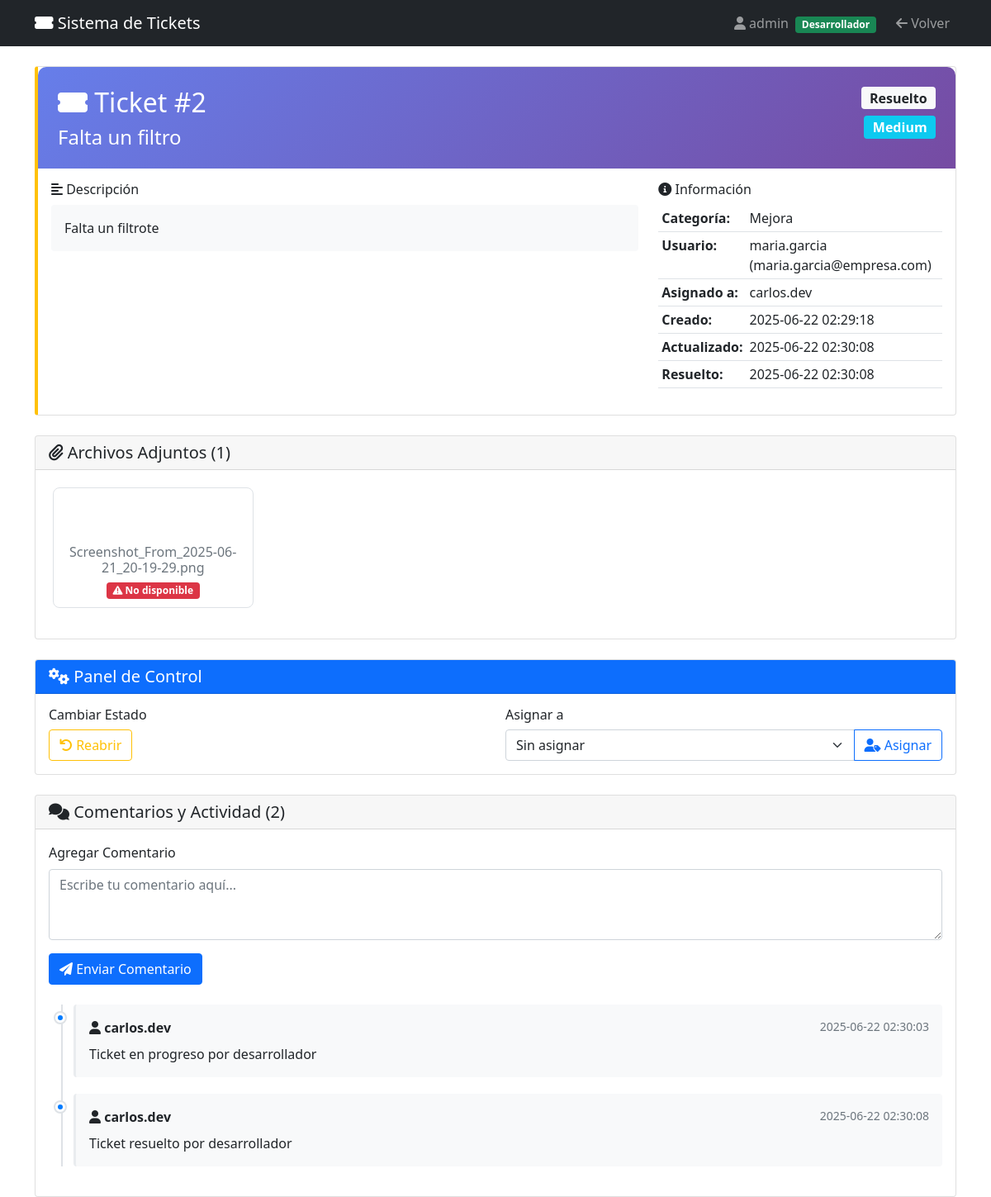
The app's page /view_ticket/2 (signed in) with its own data.
### tables this page shows
CREATE TABLE users (
                id INTEGER PRIMARY KEY AUTOINCREMENT,
                username TEXT UNIQUE NOT NULL,
                email TEXT NOT NULL,
                is_active BOOLEAN DEFAULT 1,
                is_developer BOOLEAN DEFAULT 0,
                created_at TIMESTAMP DEFAULT CURRENT_TIMESTAMP
            );

CREATE TABLE tickets (
                id INTEGER PRIMARY KEY AUTOINCREMENT,
                title TEXT NOT NULL,
                description TEXT NOT NULL,
                category TEXT NOT NULL,
                priority TEXT NOT NULL,
                status TEXT DEFAULT 'Abierto',
                user_id INTEGER,
                assigned_to INTEGER,
                created_at TIMESTAMP DEFAULT CURRENT_TIMESTAMP,
                updated_at TIMESTAMP DEFAULT CURRENT_TIMESTAMP,
                resolved_at TIMESTAMP,
                attachments TEXT, drive_attachments TEXT,
                FOREIGN KEY (user_id) REFERENCES users (id),
                FOREIGN KEY (assigned_to) REFERENCES users (id)
            );

CREATE TABLE comments (
                id INTEGER PRIMARY KEY AUTOINCREMENT,
                ticket_id INTEGER,
                user_id INTEGER,
                comment TEXT NOT NULL,
                created_at TIMESTAMP DEFAULT CURRENT_TIMESTAMP,
                FOREIGN KEY (ticket_id) REFERENCES tickets (id),
                FOREIGN KEY (user_id) REFERENCES users (id)
            );

### app_simple.py (the view)
@app.route('/view_ticket/<int:ticket_id>')
def view_ticket(ticket_id):
    if 'user_id' not in session:
        return redirect(url_for('index'))
    user_id = session['user_id']
    is_developer = session['is_developer']
    conn = sqlite3.connect(DATABASE)
    cursor = conn.cursor()
    cursor.execute('''
        SELECT t.*, u.username as user_name, u.email as user_email,
               d.username as developer_name, d.email as developer_email
        FROM tickets t
        LEFT JOIN users u ON t.user_id = u.id
        LEFT JOIN users d ON t.assigned_to = d.id
        WHERE t.id = ?
    ''', (ticket_id,))
    ticket = cursor.fetchone()
    if not ticket:
        flash('Ticket no encontrado', 'error')
        return redirect(url_for('dashboard'))
    if not is_developer and ticket[6] != user_id:
        flash('No tienes permisos para ver este ticket', 'error')
        return redirect(url_for('dashboard'))
    cursor.execute('''
        SELECT c.*, u.username
        FROM comments c
        JOIN users u ON c.user_id = u.id
        WHERE c.ticket_id = ?
        ORDER BY c.created_at ASC
    ''', (ticket_id,))
    comments = cursor.fetchall()
    cursor.execute('SELECT id, username FROM users WHERE is_developer = 1 AND is_active = 1')
    developers = cursor.fetchall()
    conn.close()
    attachments = []
    if ticket[11]:  # ticket[11] es la columna attachments
        try:
            attachment_list = json.loads(ticket[11])
            for filename in attachment_list:
                file_path = os.path.join(UPLOAD_FOLDER, filename)
                file_exists = os.path.exists(file_path)
                file_size = 0
                if file_exists:
                    file_size = os.path.getsize(file_path)
                attachments.append({
                    'filename': filename,
                    'original_name': filename.split('_', 2)[-1] if '_' in filename else filename,
                    'exists': file_exists,
                    'size': file_size,
                    'download_url': url_for('download_attachment', ticket_id=ticket_id, filename=filename)
                })
        except json.JSONDecodeError:
            pass
    return render_template('view_ticket.html',
                         ticket=ticket,
                         comments=comments,
                         developers=developers,
                         attachments=attachments,
                         user={'id': user_id, 'username': session['username'], 'is_developer': is_developer})

### templates/view_ticket.html (shortened to what this page needs)
<!DOCTYPE html>
<html lang="es">
<head>
    <link href="https://cdn.jsdelivr.net/npm/bootstrap@5.1.3/dist/css/bootstrap.min.css" rel="stylesheet">
    <link href="https://cdnjs.cloudflare.com/ajax/libs/font-awesome/6.0.0/css/all.min.css" rel="stylesheet">
</head>
<body>
    <nav class="navbar navbar-expand-lg navbar-dark bg-dark">
        <div class="container">
            <a class="navbar-brand" href="/dashboard">
                <i class="fas fa-ticket-alt"></i> Sistema de Tickets
            </a>
            <div class="navbar-nav ms-auto">
                <span class="navbar-text me-3">
                    <i class="fas fa-user"></i> {{ user.username }}
                    {% if user.is_developer %}
                        <span class="badge bg-success ms-1">Desarrollador</span>
                    {% endif %}
                </span>
                <a class="nav-link" href="/dashboard">
                    <i class="fas fa-arrow-left"></i> Volver
                </a>
            </div>
        </div>
    </nav>
    <div class="container mt-4">
        <div class="card priority-{{ ticket[4].lower() }} mb-4">
            <div class="ticket-header p-4">
                <div class="d-flex justify-content-between align-items-start">
                    <div>
                        <h2 class="mb-2">
                            <i class="fas fa-ticket-alt"></i>
                            Ticket #{{ ticket[0] }}
                        </h2>
                        <h4 class="mb-0">{{ ticket[1] }}</h4>
                    </div>
                    <div class="text-end">
                        <span class="badge bg-light text-dark fs-6 mb-2">
                            {{ ticket[5] }}
                        </span>
                        <br>
                        <span class="badge bg-{{ 'danger' if ticket[4] == 'Critical' else 'warning' if ticket[4] == 'High' else 'info' if ticket[4] == 'Medium' else 'success' }} fs-6">
                            {{ ticket[4] }}
                        </span>
                    </div>
                </div>
            </div>
            <div class="card-body">
                <div class="row">
                    <div class="col-md-8">
                        <h6><i class="fas fa-align-left"></i> Descripción</h6>
                        <div class="bg-light p-3 rounded">
                            {{ ticket[2]|replace('\n', '<br>')|safe }}
                        </div>
                    </div>
                    <div class="col-md-4">
                        <h6><i class="fas fa-info-circle"></i> Información</h6>
                        <table class="table table-sm">
                            <tr>
                                <td><strong>Categoría:</strong></td>
                                <td>{{ ticket[3] }}</td>
                            </tr>
                            <tr>
                                <td><strong>Usuario:</strong></td>
                                <td>{{ ticket[13] }} ({{ ticket[14] }})</td>
                            </tr>
                            <tr>
                                <td><strong>Asignado a:</strong></td>
                                <td>{{ ticket[15] or 'Sin asignar' }}</td>
                            </tr>
                            <tr>
                                <td><strong>Creado:</strong></td>
                                <td>{{ ticket[8] }}</td>
                            </tr>
                            <tr>
                                <td><strong>Actualizado:</strong></td>
                                <td>{{ ticket[9] }}</td>
                            </tr>
                            {% if ticket[10] %}
                            <tr>
                                <td><strong>Resuelto:</strong></td>
                                <td>{{ ticket[10] }}</td>
                            </tr>
                            {% endif %}
                        </table>
                    </div>
                </div>
            </div>
        </div>
        {% if attachments %}
        <div class="card mb-4">
            <div class="card-header">
                <h5 class="mb-0">
                    <i class="fas fa-paperclip"></i>
                    Archivos Adjuntos ({{ attachments|length }})
                </h5>
            </div>
            <div class="card-body">
                <div class="row">
                    {% for attachment in attachments %}
                    <div class="col-md-4 col-lg-3 mb-3">
                        <div class="attachment-card text-center">
                            {% if attachment.exists %}
                                <a href="{{ attachment.download_url }}" class="text-decoration-none text-dark">
                                    <div class="file-icon text-primary">
                                        {% if attachment.filename.lower().endswith(('.png', '.jpg', '.jpeg', '.gif')) %}
                                            <i class="fas fa-image"></i>
                                        {% elif attachment.filename.lower().endswith('.pdf') %}
                                            <i class="fas fa-file-pdf"></i>
                                        {% elif attachment.filename.lower().endswith(('.doc', '.docx')) %}
                                            <i class="fas fa-file-word"></i>
                                        {% elif attachment.filename.lower().endswith('.txt') %}
                                            <i class="fas fa-file-alt"></i>
                                        {% else %}
                                            <i class="fas fa-file"></i>
                                        {% endif %}
                                    </div>
                                    <h6 class="mb-1">{{ attachment.original_name }}</h6>
                                    <small class="text-muted">
                                        {{ (attachment.size / 1024)|round(1) }} KB
                                    </small>
                                    <br>
                                    <span class="badge bg-success mt-2">
                                        <i class="fas fa-download"></i> Descargar
                                    </span>
                                </a>
                            {% else %}
                                <div class="file-icon text-muted">
                                </div>
                                <h6 class="mb-1 text-muted">{{ attachment.original_name }}</h6>
                                <span class="badge bg-danger">
                                    <i class="fas fa-exclamation-triangle"></i> No disponible
                                </span>
                            {% endif %}
                        </div>
                    </div>
                    {% endfor %}
                </div>
            </div>
        </div>
        {% endif %}
        {% if user.is_developer %}
        <div class="card mb-4">
            <div class="card-header bg-primary text-white">
                <h5 class="mb-0">
                    <i class="fas fa-cogs"></i> Panel de Control
                </h5>
            </div>
            <div class="card-body">
                <div class="row">
                    <div class="col-md-6">
                        <h6>Cambiar Estado</h6>
                        <form method="POST" action="/update_ticket" class="d-inline">
                            <div class="btn-group" role="group">
                                {% if ticket[5] == 'Resuelto' %}
                                <button type="button" class="btn btn-outline-warning" onclick="updateTicketStatus('Abierto')">
                                    <i class="fas fa-undo"></i> Reabrir
                                </button>
                                {% endif %}
                            </div>
                        </form>
                    </div>
                    <div class="col-md-6">
                        <h6>Asignar a</h6>
                        <form method="POST" action="/assign_ticket">
                            <div class="input-group">
                                <select name="assigned_to" class="form-select">
                                    <option value="">Sin asignar</option>
                                </select>
                                <button type="submit" class="btn btn-outline-primary">
                                    <i class="fas fa-user-tag"></i> Asignar
                                </button>
                            </div>
                        </form>
                    </div>
                </div>
            </div>
        </div>
        {% endif %}
        <div class="card">
            <div class="card-header">
                <h5 class="mb-0">
                    <i class="fas fa-comments"></i>
                    Comentarios y Actividad ({{ comments|length }})
                </h5>
            </div>
            <div class="card-body">
                <form method="POST" action="/add_comment" class="mb-4">
                    <div class="mb-3">
                        <label for="comment" class="form-label">Agregar Comentario</label>
                        <textarea class="form-control"
                                  id="comment"
                                  name="comment"
                                  rows="3"
                                  placeholder="Escribe tu comentario aquí..."
                                  required></textarea>
                    </div>
                    <button type="submit" class="btn btn-primary">
                        <i class="fas fa-paper-plane"></i> Enviar Comentario
                    </button>
                </form>
                {% if comments %}
                <div class="timeline">
                    {% for comment in comments %}
                    <div class="timeline-item">
                        <div class="comment-card p-3 rounded">
                            <div class="d-flex justify-content-between align-items-start mb-2">
                                <strong>
                                    <i class="fas fa-user"></i> {{ comment[5] }}
                                </strong>
                                <small class="text-muted">{{ comment[4] }}</small>
                            </div>
                            <div>{{ comment[3]|replace('\n', '<br>')|safe }}</div>
                        </div>
                    </div>
                    {% endfor %}
                </div>
                {% else %}
                <div class="text-center text-muted py-4">
                    <i class="fas fa-comment-slash fa-2x mb-2"></i>
                    <p>No hay comentarios aún. ¡Sé el primero en comentar!</p>
                </div>
                {% endif %}
            </div>
        </div>
    </div>
</body>
</html>

### templates/view_ticket.html (style rules this page uses)
.ticket-header { background: linear-gradient(135deg, #667eea 0%, #764ba2 100%); color: white; border-radius: 10px 10px 0 0; }
.priority-medium { border-left: 4px solid #ffc107; }
.comment-card { border-left: 3px solid #e9ecef; background-color: #f8f9fa; }
.attachment-card { border: 1px solid #dee2e6; border-radius: 8px; padding: 10px; margin: 5px; transition: all 0.3s ease; }
.file-icon { font-size: 2rem; margin-bottom: 10px; }
.timeline { position: relative; padding-left: 30px; }
.timeline::before { content: ''; position: absolute; left: 15px; top: 0; bottom: 0; width: 2px; background: #dee2e6; }
.timeline-item { position: relative; margin-bottom: 20px; }
.timeline-item::before { content: ''; position: absolute; left: -22px; top: 10px; width: 12px; height: 12px; border-radius: 50%; background: #007bff; border: 3px solid white; box-shadow: 0 0 0 2px #dee2e6; }

### records on screen
users: username "admin"
tickets: id "2", title "Falta un filtro", status "Resuelto", priority "Medium", description "Falta un filtrote", category "Mejora", created_at "2025-06-22 02:29:18", updated_at "2025-06-22 02:30:08", resolved_at "2025-06-22 02:30:08"
users: username "maria.garcia", email "maria.garcia@empresa.com"
users: username "carlos.dev"
comments: username "carlos.dev", created_at "2025-06-22 02:30:03", comment "Ticket en progreso por desarrollador"
comments: username "carlos.dev", created_at "2025-06-22 02:30:08", comment "Ticket resuelto por desarrollador"

### other values on screen
{{ attachments|length }} "1"
{{ attachment.original_name }} "Screenshot_From_2025-06-21_20-19-29.png"
{{ comments|length }} "2"
